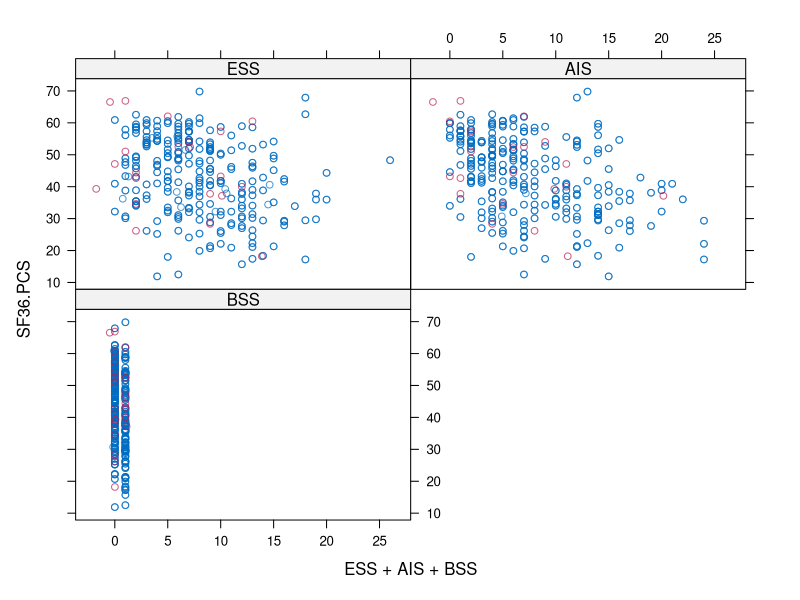
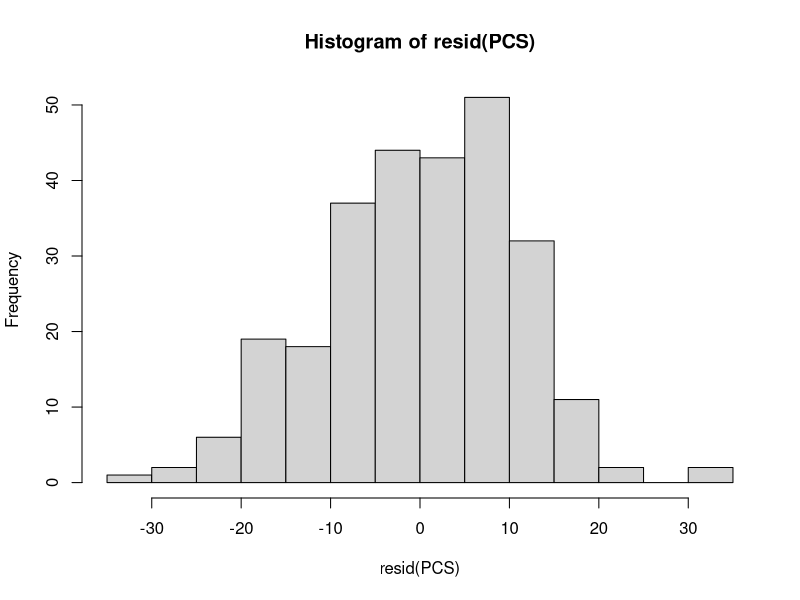
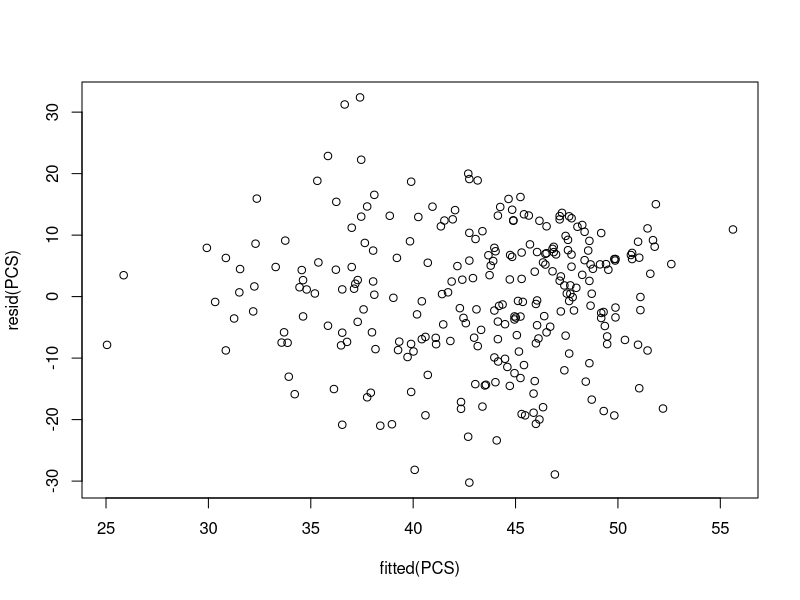

Here is the R script that generated these plots, in order: (Note: this script raises an error after producing the figures.)
### Data cleaning
library(tidyr)
library(dplyr)
library(car)
library(MASS)
library(mice)


# Loading dataset
dat <- read.csv("project_data.csv")
dim(dat) #268 rows

#Sub-setting data frame for the variables we are looking into
dat <- dat[c("Age", "Gender", "BMI","Time.from.transplant","Liver.Diagnosis", "Recurrence.of.disease",
             "Rejection.graft.dysfunction", "Any.fibrosis", "Renal.Failure", "Depression","Corticoid",
             "Epworth.Sleepiness.Scale", "Athens.Insomnia.Scale", "Berlin.Sleepiness.Scale",
             "Pittsburgh.Sleep.Quality.Index.Score", "SF36.PCS", "SF36.MCS")]

# Renaming variables and counting the NA values 
# PSGQ NA: 85 <- more than 30% of data is missing (NA > 80), can remove entire variable
# AIS NA: 6
# ESS NA: 17
# BSS NA: 6
apply(is.na(dat),2,sum)

# Removing Pittsburgh.Sleep.Quality.Index.Score due to <30% NA values
dat2 <- dat[c("Age", "Gender", "BMI","Time.from.transplant","Liver.Diagnosis", "Recurrence.of.disease",
              "Rejection.graft.dysfunction", "Any.fibrosis", "Renal.Failure", "Depression","Corticoid",
              "Epworth.Sleepiness.Scale", "Athens.Insomnia.Scale", "Berlin.Sleepiness.Scale",
              "SF36.PCS", "SF36.MCS")]

# Renaming predictors
dat2 <- dat2 %>% 
  rename(ESS = Epworth.Sleepiness.Scale, 
         AIS = Athens.Insomnia.Scale, BSS = Berlin.Sleepiness.Scale) 




# Changing BSS to a logical factor.
dat2$BSS <- as.logical(dat2$BSS)
dat2$SF36.PCS <- as.numeric(dat2$SF36.PCS)
dat2$SF36.MCS <- as.numeric(dat2$SF36.MCS)
dat2$ESS <- as.numeric(dat2$ESS)
dat2$AIS <- as.numeric(dat2$AIS)


#Checking the how the missing values relate to the other variables - all cases are MAR
data_missing_ESS <- dat2 %>%
  filter(is.na(ESS))
View(data_missing_ESS)

data_missing_AIS <- dat2 %>%
  filter(is.na(AIS))
View(data_missing_AIS)

data_missing_BSS <- dat2 %>%
  filter(is.na(BSS))
View(data_missing_BSS)


########################################################

# Q2: Building a multiple linear regression
# Predictor: Sleep quality (all 4 measurements)
# Response: MCS and PCS.


# IMPUTATIONS FOR MISSING VALUES in PCS 

# stochastic regression -> improvement from the above method "norm.nob" -> added some error +noise
data.lim.PCS <- dat2[, c("SF36.PCS", "ESS", "AIS","BSS")]
imp <- mice(data.lim.PCS, method = "norm.nob", seed = 11,
            m = 1, print = FALSE)
xyplot(imp, SF36.PCS ~ ESS + AIS + BSS) # Imputed values for ozone are not always the same, it depends on solar.

fit.stoch <- with(imp, lm(SF36.PCS ~ ESS + AIS + BSS))
summary(pool(fit.stoch))

#Complete function extracts the imputed data 
imputed.dataframe <- complete(imp)
imputed.dataframe <- as.data.frame(imputed.dataframe)
dim(imputed.dataframe)
dim(dat2)


# Running the model with imputed dataframe
PCS <- lm(SF36.PCS ~ ESS + AIS + BSS, data = imputed.dataframe)
summary(PCS)

# Is there a way to specifiy that there should be atleast 1 predictor but not specifying which one
PCS_null <- lm(SF36.PCS ~ 1, data = imputed.dataframe)


# STEPWISE BACKWARD AIC for PCS
PCS.step.back <- stepAIC(PCS,trace = T, direction = "backward", scope = list(upper=PCS, lower=PCS_null))
summary(PCS.step.back)

#######






# Check if they are very colinear (predictors)
# Even if they are separate instruments: each measures different aspect with sleep problems
# Practical reasons as to why you might wanna remove some of them 
# Identify the relationship between sleep disturbance and quality of life (physical and mental).
# Multiple ways of analyzing this?

####### Physical health ########

# Complex model with all 4 sleep predictors
PCS_1 <- lm(SF36.PCS ~ ESS + AIS + BSS, data = dat2)

summary(PCS)
hist(resid(PCS))
plot(fitted(PCS),resid(PCS))

plot(data_Q2$SF36.PCS,fitted(PCS))

qqnorm(resid(PCS))
qqline(resid(PCS), col=2)


PCS_1 <- stepAIC(PCS,trace = F)
summary(PCS_1)
# Testing for collinearity using VIF: Guidance on reference levels:
# 1 = not correlated.
# Between 1 and 5 = moderately correlated.
# Greater than 5 = highly correlated.

# PCS: PSGQ and AIS are moderately correlated. We can remove them if u want. B
# Future Note: down below when we do VIF testing of AIS and ESS they are not correlated. 
# So I think we should keep the significant predictors and remove the insignificant ones.
vif(PCS)



# Simpler model with only ESS and AIS -- as BSS and PSGQ were not siginificant in complex model.
PCS_simple <- lm(SF36.PCS ~ ESS + AIS, data = data_Q2)

summary(PCS_simple)
round(confint(PCS_simple), 2)

hist(resid(PCS_simple))
plot(fitted(PCS_simple),resid(PCS_simple))

plot(data_Q2$SF36.PCS,fitted(PCS_simple))

qqnorm(resid(PCS_simple))
qqline(resid(PCS_simple), col=2)

# Testing fro collinearity - VIF
# AIS and ESS are pretty much not correlated - this model looks better.
vif(PCS_simple)

# ANOVA of Chisq goodness of fit. 
anova(PCS, PCS_simple, test = "Chisq") # p > 0.05, null hypothesis cannot be rejected, can use simpler model.

# Estimates of the predictors and their 95% CI


####### Mental health ########

# Complex model with all 4 sleep predictors
MCS <- lm(SF36.MCS ~ ESS + AIS + BSS, data = data_Q2)

summary(MCS)
hist(resid(MCS))
plot(fitted(MCS),resid(MCS))

plot(data_Q2$SF36.MCS,fitted(MCS))

qqnorm(resid(MCS))
qqline(resid(MCS), col=2)


MCS.step.back <- stepAIC(MCS,trace = F)
summary(MCS.step.back)
# Testing for co-linearity using VIF - PSGQ and AIS are moderately correlated.
vif(MCS)


#Future note: For the simpler model, I dont think it is wise to use PSGQ and AIS as the predictors
# Since they are moderately correlated.

# Simpler model with only PSGQ  as BSS, ESS and AIS were not significant in complex model.
MCS_simple <- lm(SF36.MCS ~ AIS, data = data_Q2)
summary(MCS_simple)
round(confint(MCS_simple), 2)

summary(MCS_simple)
hist(resid(MCS_simple))
plot(fitted(MCS_simple),resid(MCS_simple))

plot(data_Q2$SF36.MCS,fitted(MCS_simple))

qqnorm(resid(MCS_simple))
qqline(resid(MCS_simple), col=2)
ggeffects::ggeffect(MCS_simple)


# Testing for co-linearity using VIF - w/ PSGQ (cant do it cuz theres only 1 predictor lol) .
vif(MCS_simple)


# ANOVA of Chisq goodness of fit. 
anova(MCS, MCS_simple, test = "Chisq") # p > 0.05, null hypothesis cannot be rejected, can use simpler model.
###########

MCS_1 <- lm(SF36.MCS ~ ESS + PSGQ + AIS, data = data_Q2)
summary(MCS_1)
anova(MCS, MCS_1)

MCS_2 <- lm(SF36.MCS ~ PSGQ + AIS, data = data_Q2)
summary(MCS_2)
cor(data_Q2$AIS, data_Q2$PSGQ)


######################################
# DOING ANALYSIS WHILE KEEPING MISSINGNESS IN MIND.
